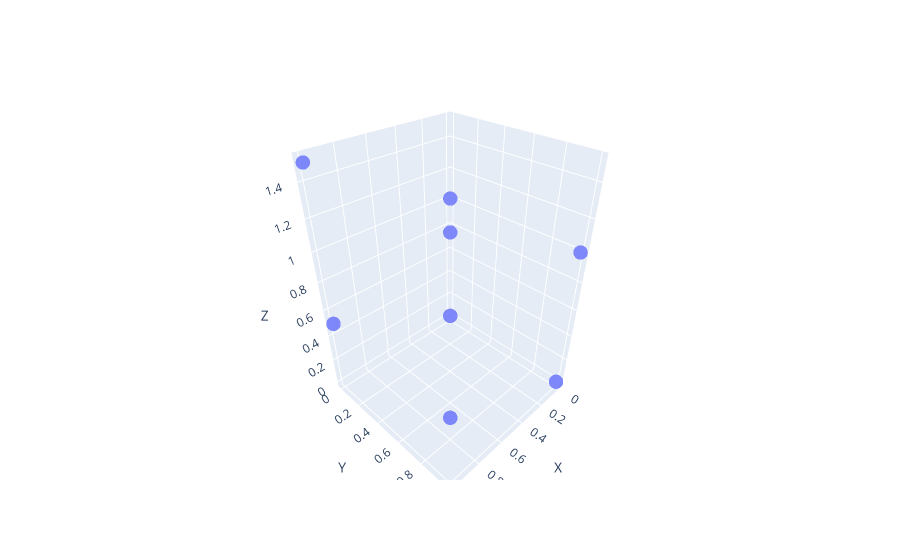

The cell this chart's notebook holds for it:
### Code cell
hexagonal = st.Structure(2,2,2, 1.0, 1.0, 1.0, 90, 90, 120, False, False, False)
st.plotting_struct(hexagonal)
coords, diagrams_basic = persistence_diagrams(hexagonal)

figure = plot_diagram(diagrams_basic[0])
figure.show()

### Figure 1 — Plotly figure (JSON) as saved in the notebook; plotly's stock layout.template omitted (floating-point values rounded to 4 significant figures)
{"data": [{"marker": {"opacity": 0.8, "size": 5}, "mode": "markers", "type": "scatter3d", "x": [0, 0, 0, 0, 1, 1, 1, 1], "y": [0, 0, 1, 1, 0, 0, 1, 1], "z": [0, 1, 0, 1, 0.5, 1.5, 0.5, 1.5]}], "layout": {"scene": {"xaxis": {"title": {"text": "X"}}, "yaxis": {"title": {"text": "Y"}}, "zaxis": {"title": {"text": "Z"}}}}}
